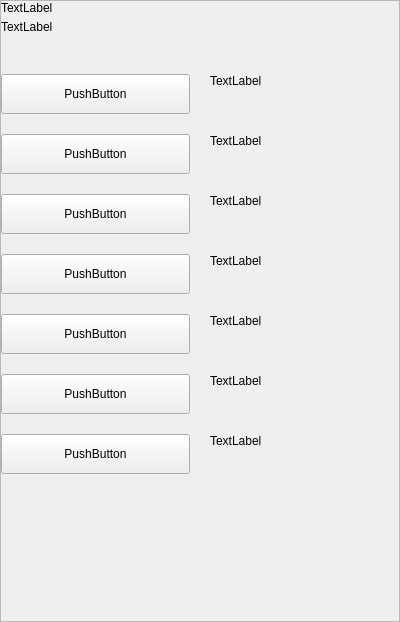
<?xml version="1.0" encoding="UTF-8"?>
<ui version="4.0">
 <class>SettingsWalletRepairWidget</class>
 <widget class="QWidget" name="SettingsWalletRepairWidget">
  <property name="geometry">
   <rect>
    <x>0</x>
    <y>0</y>
    <width>400</width>
    <height>622</height>
   </rect>
  </property>
  <property name="windowTitle">
   <string>Form</string>
  </property>
  <layout class="QHBoxLayout" name="horizontalLayout">
   <property name="spacing">
    <number>0</number>
   </property>
   <property name="leftMargin">
    <number>0</number>
   </property>
   <property name="topMargin">
    <number>0</number>
   </property>
   <property name="rightMargin">
    <number>0</number>
   </property>
   <property name="bottomMargin">
    <number>0</number>
   </property>
   <item>
    <widget class="QWidget" name="left" native="true">
     <layout class="QVBoxLayout" name="verticalLayout_3">
      <property name="leftMargin">
       <number>0</number>
      </property>
      <property name="topMargin">
       <number>0</number>
      </property>
      <property name="rightMargin">
       <number>0</number>
      </property>
      <property name="bottomMargin">
       <number>0</number>
      </property>
      <item>
       <widget class="QScrollArea" name="scrollStack">
        <property name="styleSheet">
         <string notr="true"/>
        </property>
        <property name="horizontalScrollBarPolicy">
         <enum>Qt::ScrollBarAlwaysOff</enum>
        </property>
        <property name="sizeAdjustPolicy">
         <enum>QAbstractScrollArea::AdjustIgnored</enum>
        </property>
        <property name="widgetResizable">
         <bool>true</bool>
        </property>
        <property name="alignment">
         <set>Qt::AlignLeading|Qt::AlignLeft|Qt::AlignTop</set>
        </property>
        <widget class="QWidget" name="scrollAreaWidgetStack">
         <property name="geometry">
          <rect>
           <x>0</x>
           <y>0</y>
           <width>398</width>
           <height>620</height>
          </rect>
         </property>
         <property name="autoFillBackground">
          <bool>true</bool>
         </property>
         <layout class="QVBoxLayout" name="verticalLayout_7">
          <property name="spacing">
           <number>0</number>
          </property>
          <property name="sizeConstraint">
           <enum>QLayout::SetDefaultConstraint</enum>
          </property>
          <property name="leftMargin">
           <number>0</number>
          </property>
          <property name="topMargin">
           <number>0</number>
          </property>
          <property name="rightMargin">
           <number>0</number>
          </property>
          <property name="bottomMargin">
           <number>0</number>
          </property>
          <item>
           <layout class="QHBoxLayout" name="horizontalLayout_3">
            <property name="spacing">
             <number>0</number>
            </property>
            <item>
             <layout class="QVBoxLayout" name="verticalLayoutTitle">
              <property name="spacing">
               <number>5</number>
              </property>
              <item>
               <widget class="QLabel" name="labelTitle">
                <property name="text">
                 <string>TextLabel</string>
                </property>
               </widget>
              </item>
              <item>
               <widget class="QLabel" name="labelSubtitle1">
                <property name="text">
                 <string>TextLabel</string>
                </property>
                <property name="wordWrap">
                 <bool>true</bool>
                </property>
               </widget>
              </item>
             </layout>
            </item>
           </layout>
          </item>
          <item>
           <spacer name="verticalSpacer_4">
            <property name="orientation">
             <enum>Qt::Vertical</enum>
            </property>
            <property name="sizeType">
             <enum>QSizePolicy::Fixed</enum>
            </property>
            <property name="sizeHint" stdset="0">
             <size>
              <width>20</width>
              <height>40</height>
             </size>
            </property>
           </spacer>
          </item>
          <item>
           <layout class="QHBoxLayout" name="horizontalLayout_6" stretch="1,1">
            <property name="spacing">
             <number>20</number>
            </property>
            <item>
             <layout class="QVBoxLayout" name="verticalLayout_7">
              <property name="spacing">
               <number>5</number>
              </property>
              <item>
               <widget class="QPushButton" name="pushButtonSalvage">
                <property name="minimumSize">
                 <size>
                  <width>0</width>
                  <height>40</height>
                 </size>
                </property>
                <property name="maximumSize">
                 <size>
                  <width>16777215</width>
                  <height>40</height>
                 </size>
                </property>
                <property name="text">
                 <string>PushButton</string>
                </property>
               </widget>
              </item>
             </layout>
            </item>
            <item>
             <widget class="QLabel" name="labelMessageSalvage">
              <property name="text">
               <string>TextLabel</string>
              </property>
              <property name="alignment">
               <set>Qt::AlignLeading|Qt::AlignLeft|Qt::AlignTop</set>
              </property>
              <property name="wordWrap">
               <bool>true</bool>
              </property>
             </widget>
            </item>
           </layout>
          </item>
          <item>
           <spacer name="verticalSpacer_3">
            <property name="orientation">
             <enum>Qt::Vertical</enum>
            </property>
            <property name="sizeType">
             <enum>QSizePolicy::Fixed</enum>
            </property>
            <property name="sizeHint" stdset="0">
             <size>
              <width>20</width>
              <height>20</height>
             </size>
            </property>
           </spacer>
          </item>
          <item>
           <layout class="QHBoxLayout" name="horizontalRescan" stretch="1,1">
            <property name="spacing">
             <number>20</number>
            </property>
            <item>
             <layout class="QVBoxLayout" name="verticalRescan">
              <property name="spacing">
               <number>5</number>
              </property>
              <item>
               <widget class="QPushButton" name="pushButtonRescan">
                <property name="minimumSize">
                 <size>
                  <width>0</width>
                  <height>40</height>
                 </size>
                </property>
                <property name="maximumSize">
                 <size>
                  <width>16777215</width>
                  <height>40</height>
                 </size>
                </property>
                <property name="text">
                 <string>PushButton</string>
                </property>
               </widget>
              </item>
             </layout>
            </item>
            <item>
             <widget class="QLabel" name="labelMessageRescan">
              <property name="text">
               <string>TextLabel</string>
              </property>
              <property name="alignment">
               <set>Qt::AlignLeading|Qt::AlignLeft|Qt::AlignTop</set>
              </property>
              <property name="wordWrap">
               <bool>true</bool>
              </property>
             </widget>
            </item>
           </layout>
          </item>
          <item>
           <spacer name="verticalSpacer_3">
            <property name="orientation">
             <enum>Qt::Vertical</enum>
            </property>
            <property name="sizeType">
             <enum>QSizePolicy::Fixed</enum>
            </property>
            <property name="sizeHint" stdset="0">
             <size>
              <width>20</width>
              <height>20</height>
             </size>
            </property>
           </spacer>
          </item>
          <item>
           <layout class="QHBoxLayout" name="horizontalRecover1" stretch="1,1">
            <property name="spacing">
             <number>20</number>
            </property>
            <item>
             <layout class="QVBoxLayout" name="verticalRecover1">
              <property name="spacing">
               <number>5</number>
              </property>
              <item>
               <widget class="QPushButton" name="pushButtonRecover1">
                <property name="minimumSize">
                 <size>
                  <width>0</width>
                  <height>40</height>
                 </size>
                </property>
                <property name="maximumSize">
                 <size>
                  <width>16777215</width>
                  <height>40</height>
                 </size>
                </property>
                <property name="text">
                 <string>PushButton</string>
                </property>
               </widget>
              </item>
             </layout>
            </item>
            <item>
             <widget class="QLabel" name="labelMessageRecover1">
              <property name="text">
               <string>TextLabel</string>
              </property>
              <property name="alignment">
               <set>Qt::AlignLeading|Qt::AlignLeft|Qt::AlignTop</set>
              </property>
              <property name="wordWrap">
               <bool>true</bool>
              </property>
             </widget>
            </item>
           </layout>
          </item>
          <item>
           <spacer name="verticalSpacer_3">
            <property name="orientation">
             <enum>Qt::Vertical</enum>
            </property>
            <property name="sizeType">
             <enum>QSizePolicy::Fixed</enum>
            </property>
            <property name="sizeHint" stdset="0">
             <size>
              <width>20</width>
              <height>20</height>
             </size>
            </property>
           </spacer>
          </item>
          <item>
           <layout class="QHBoxLayout" name="horizontalRecover2" stretch="1,1">
            <property name="spacing">
             <number>20</number>
            </property>
            <item>
             <layout class="QVBoxLayout" name="verticalRecover2" stretch="0">
              <property name="spacing">
               <number>5</number>
              </property>
              <item>
               <widget class="QPushButton" name="pushButtonRecover2">
                <property name="minimumSize">
                 <size>
                  <width>0</width>
                  <height>40</height>
                 </size>
                </property>
                <property name="maximumSize">
                 <size>
                  <width>16777215</width>
                  <height>40</height>
                 </size>
                </property>
                <property name="text">
                 <string>PushButton</string>
                </property>
               </widget>
              </item>
             </layout>
            </item>
            <item>
             <widget class="QLabel" name="labelMessageRecover2">
              <property name="text">
               <string>TextLabel</string>
              </property>
              <property name="alignment">
               <set>Qt::AlignLeading|Qt::AlignLeft|Qt::AlignTop</set>
              </property>
              <property name="wordWrap">
               <bool>true</bool>
              </property>
             </widget>
            </item>
           </layout>
          </item>
          <item>
           <spacer name="verticalSpacer_3">
            <property name="orientation">
             <enum>Qt::Vertical</enum>
            </property>
            <property name="sizeType">
             <enum>QSizePolicy::Fixed</enum>
            </property>
            <property name="sizeHint" stdset="0">
             <size>
              <width>20</width>
              <height>20</height>
             </size>
            </property>
           </spacer>
          </item>
          <item>
           <layout class="QHBoxLayout" name="horizontalUpgrade" stretch="1,1">
            <property name="spacing">
             <number>20</number>
            </property>
            <item>
             <layout class="QVBoxLayout" name="verticalUpgrade">
              <property name="spacing">
               <number>5</number>
              </property>
              <item>
               <widget class="QPushButton" name="pushButtonUpgrade">
                <property name="minimumSize">
                 <size>
                  <width>0</width>
                  <height>40</height>
                 </size>
                </property>
                <property name="maximumSize">
                 <size>
                  <width>16777215</width>
                  <height>40</height>
                 </size>
                </property>
                <property name="text">
                 <string>PushButton</string>
                </property>
               </widget>
              </item>
             </layout>
            </item>
            <item>
             <widget class="QLabel" name="labelMessageUpgrade">
              <property name="text">
               <string>TextLabel</string>
              </property>
              <property name="alignment">
               <set>Qt::AlignLeading|Qt::AlignLeft|Qt::AlignTop</set>
              </property>
              <property name="wordWrap">
               <bool>true</bool>
              </property>
             </widget>
            </item>
           </layout>
          </item>
          <item>
           <spacer name="verticalSpacer_3">
            <property name="orientation">
             <enum>Qt::Vertical</enum>
            </property>
            <property name="sizeType">
             <enum>QSizePolicy::Fixed</enum>
            </property>
            <property name="sizeHint" stdset="0">
             <size>
              <width>20</width>
              <height>20</height>
             </size>
            </property>
           </spacer>
          </item>
          <item>
           <layout class="QHBoxLayout" name="horizontalRebuild" stretch="1,1">
            <property name="spacing">
             <number>20</number>
            </property>
            <item>
             <layout class="QVBoxLayout" name="verticalRebuild">
              <property name="spacing">
               <number>5</number>
              </property>
              <item>
               <widget class="QPushButton" name="pushButtonRebuild">
                <property name="minimumSize">
                 <size>
                  <width>0</width>
                  <height>40</height>
                 </size>
                </property>
                <property name="maximumSize">
                 <size>
                  <width>16777215</width>
                  <height>40</height>
                 </size>
                </property>
                <property name="text">
                 <string>PushButton</string>
                </property>
               </widget>
              </item>
             </layout>
            </item>
            <item>
             <widget class="QLabel" name="labelMessageRebuild">
              <property name="text">
               <string>TextLabel</string>
              </property>
              <property name="alignment">
               <set>Qt::AlignLeading|Qt::AlignLeft|Qt::AlignTop</set>
              </property>
              <property name="wordWrap">
               <bool>true</bool>
              </property>
             </widget>
            </item>
           </layout>
          </item>
          <item>
           <spacer name="verticalSpacer_3">
            <property name="orientation">
             <enum>Qt::Vertical</enum>
            </property>
            <property name="sizeType">
             <enum>QSizePolicy::Fixed</enum>
            </property>
            <property name="sizeHint" stdset="0">
             <size>
              <width>20</width>
              <height>20</height>
             </size>
            </property>
           </spacer>
          </item>
          <item>
           <layout class="QHBoxLayout" name="horizontalDelete" stretch="1,1">
            <property name="spacing">
             <number>20</number>
            </property>
            <item>
             <layout class="QVBoxLayout" name="verticalDelete">
              <property name="spacing">
               <number>0</number>
              </property>
              <item>
               <widget class="QPushButton" name="pushButtonDelete">
                <property name="minimumSize">
                 <size>
                  <width>0</width>
                  <height>40</height>
                 </size>
                </property>
                <property name="maximumSize">
                 <size>
                  <width>16777215</width>
                  <height>40</height>
                 </size>
                </property>
                <property name="text">
                 <string>PushButton</string>
                </property>
               </widget>
              </item>
             </layout>
            </item>
            <item>
             <widget class="QLabel" name="labelMessageDelete">
              <property name="minimumSize">
               <size>
                <width>0</width>
                <height>0</height>
               </size>
              </property>
              <property name="text">
               <string>TextLabel</string>
              </property>
              <property name="alignment">
               <set>Qt::AlignLeading|Qt::AlignLeft|Qt::AlignTop</set>
              </property>
              <property name="wordWrap">
               <bool>true</bool>
              </property>
             </widget>
            </item>
           </layout>
          </item>
          <item>
           <spacer name="verticalSpacer">
            <property name="orientation">
             <enum>Qt::Vertical</enum>
            </property>
            <property name="sizeHint" stdset="0">
             <size>
              <width>20</width>
              <height>40</height>
             </size>
            </property>
           </spacer>
          </item>
         </layout>
        </widget>
       </widget>
      </item>
     </layout>
    </widget>
   </item>
  </layout>
 </widget>
 <resources/>
 <connections/>
</ui>
